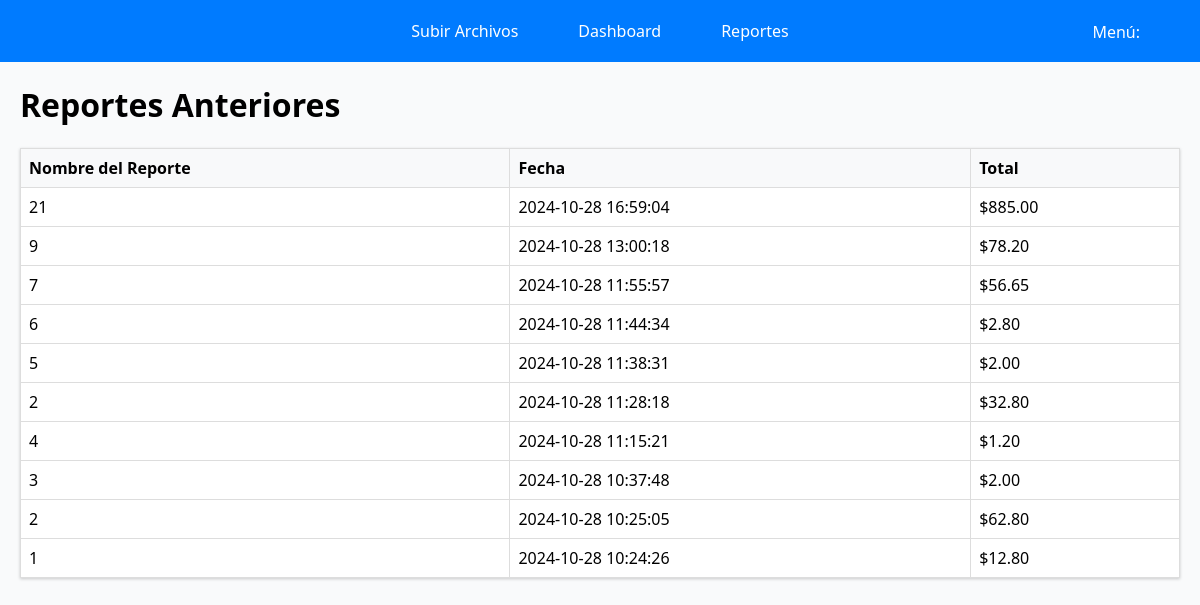
The app's page /reportes.anteriores (signed in), older data.
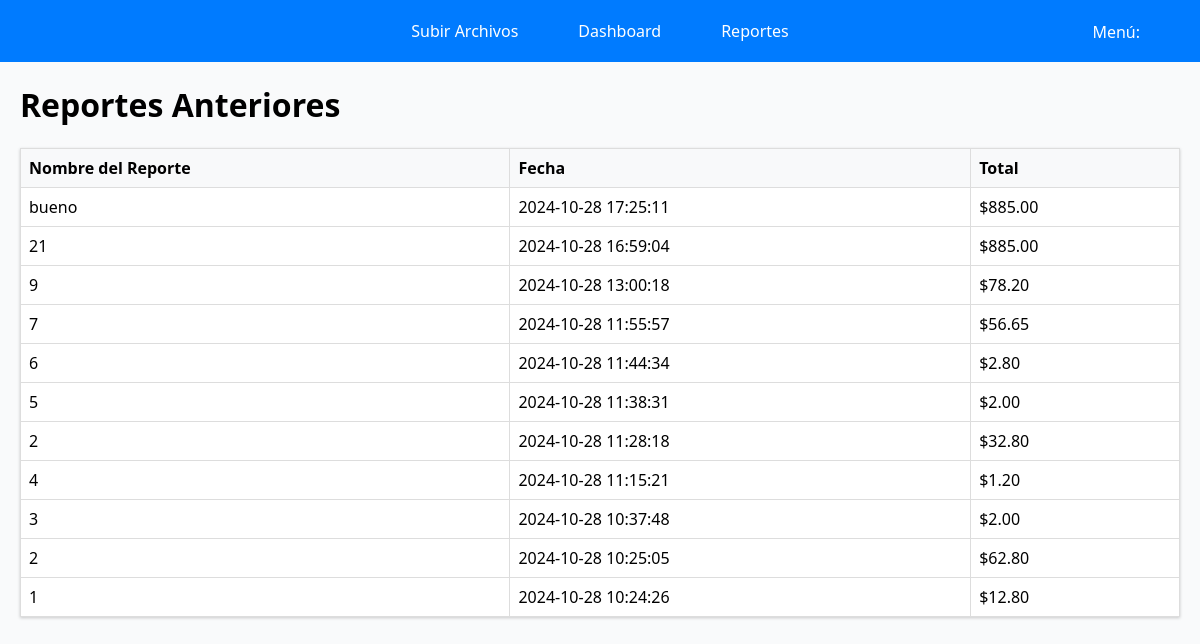
The same page, newer data.
### tables this page shows
CREATE TABLE reportes (
            id INTEGER PRIMARY KEY AUTOINCREMENT,
            nombre TEXT NOT NULL,
            fecha TEXT NOT NULL,
            total REAL NOT NULL
        );

### app.py (the view)
@app.route('/reportes.anteriores')
def reportes_anteriores():
    if 'user_id' not in session:
        return redirect(url_for('login'))
    conn = get_db_connection()
    reportes = conn.execute('SELECT * FROM reportes ORDER BY fecha DESC').fetchall()
    conn.close()
    return render_template('reportes.html', reportes=reportes)

### app.py (called while the page is built)
def get_db_connection():
    conn = sqlite3.connect('app.db')
    conn.row_factory = sqlite3.Row
    return conn

### templates/reportes.html (shortened to what this page needs)
<!DOCTYPE html>
<html lang="es">
<head>
    <link rel="stylesheet" href="/static/styles.css">
</head>
<nav class="navbar">
    <ul>
        <li><a href="/index">Subir Archivos</a></li>
        <li><a href="/dashboard">Dashboard</a></li>
        <li><a href="/reportes.anteriores">Reportes</a></li>
    </ul>
    <li class="dropdownn">
      <p class ="menu" href="javascript:void(0)">Menú:</p>
  </li>
</nav>
<body>
<div class="container">
    <h1>Reportes Anteriores</h1>
    {% if reportes %}
        <table class="report-table">
            <thead>
                <tr>
                    <th>Nombre del Reporte</th>
                    <th>Fecha</th>
                    <th>Total</th>
                </tr>
            </thead>
            <tbody>
                {% for reporte in reportes %}
                    <tr>
                        <td>{{ reporte['nombre'] }}</td>
                        <td>{{ reporte['fecha'] }}</td>
                        <td>${{ "%.2f"|format(reporte['total']) }}</td>
                    </tr>
                {% endfor %}
            </tbody>
        </table>
    {% else %}
        <p>No hay reportes anteriores para mostrar.</p>
    {% endif %}
</div>
</body>

### static/styles.css (style rules this page uses)
body { font-family: 'Segoe UI', Tahoma, Geneva, Verdana, sans-serif; background-color: #f9fafb; margin: 0; padding: 0; }
.navbar { background-color: #007bff; padding: 10px; text-align: center; }
.navbar ul { list-style-type: none; margin: 0; padding: 0; display: flex; justify-content: center; gap: 20px; }
.navbar ul li { display: inline; }
.navbar ul li a { color: white; text-decoration: none; padding: 10px 20px; display: inline-block; transition: background-color 0.3s; }
.menu { color: white; text-decoration: none; font-size: 16px; }
.dropdownn { position: fixed; top: 5px; right: 5%; display: inline-block; z-index: 1; }
.report-table { width: 100%; border-collapse: collapse; margin-top: 20px; background-color: white; box-shadow: 0 1px 3px rgba(0,0,0,0.2); }
.report-table th, .report-table td { padding: 12px; text-align: left; border-bottom: 1px solid #ddd; }
.report-table th { background-color: #f8f9fa; font-weight: bold; }
.container { max-width: 1200px; margin: 20px auto; padding: 0 20px; }

### templates/reportes.html (style rules this page uses)
.report-table { width: 100%; border-collapse: collapse; margin-top: 20px; }
.report-table th, .report-table td { border: 1px solid #ddd; padding: 8px; text-align: left; }

Row changes from the older to the newer data that the page shows:
added reportes: nombre "bueno", fecha "2024-10-28 17:25:11", total "885.00"
